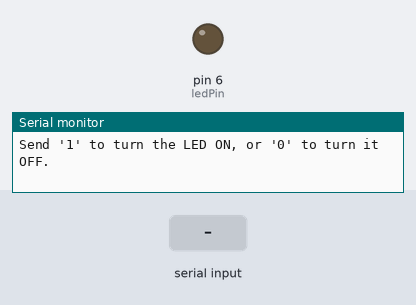
A sketch run on a simulated Arduino Uno, built with avr-gcc and run on an emulated ATmega328P. Parts: output pins drawn as LEDs (lit = HIGH), the last lines printed to the serial monitor. Inputs (shaded band) come from the test bench.

Above: at 1.2 s.
1.3 s: "1" received over Serial
At 2.2 s:
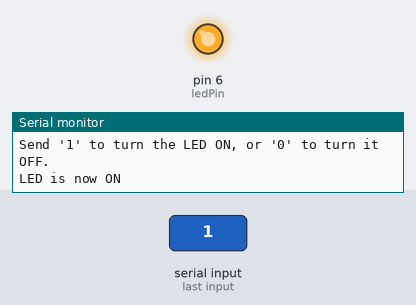
2.8 s: "0" received over Serial
At 3.3 s:
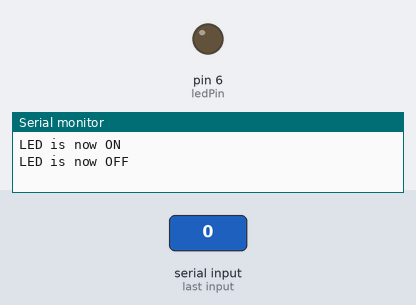
Timing chart, 0 to 5.8 s (numbered marks = the images above; inputs shaded):
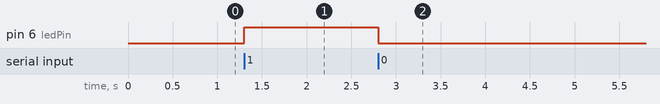

The sketch:

code.ino
```cpp
// Define the LED pin. Pin 13 is the built-in LED on most Arduino boards.
const int ledPin = 6;

void setup() {
  // Initialize serial communication at 9600 baud
  Serial.begin(9600);

  // Configure the LED pin as an output
  pinMode(ledPin, OUTPUT);

  // Print instructions to the Serial Monitor
  Serial.println("Send '1' to turn the LED ON, or '0' to turn it OFF.");
}

void loop() {
  // Check if there is data available in the serial buffer
  if (Serial.available() > 0) {
    // Read the incoming character
    char incomingByte = Serial.read();

    // Check what character was received
    if (incomingByte == '1') {
      digitalWrite(ledPin, HIGH);  // Turn LED on
      Serial.println("LED is now ON");
    }
    else if (incomingByte == '0') {
      digitalWrite(ledPin, LOW);   // Turn LED off
      Serial.println("LED is now OFF");
    }
  }
}
```

Measured:
- after the input at 1.3 s, pin 6 (ledPin): LOW → HIGH at once
- after the input at 2.8 s, pin 6 (ledPin): HIGH → LOW at once
